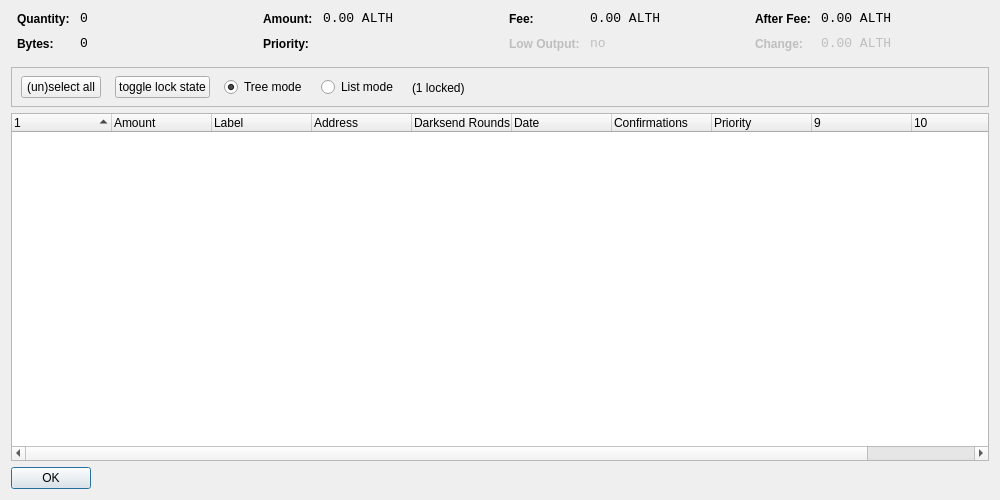
<?xml version="1.0" encoding="UTF-8"?>
<ui version="4.0">
 <class>CoinControlDialog</class>
 <widget class="QDialog" name="CoinControlDialog">
  <property name="geometry">
   <rect>
    <x>0</x>
    <y>0</y>
    <width>1000</width>
    <height>500</height>
   </rect>
  </property>
  <property name="windowTitle">
   <string>Coin Control</string>
  </property>
  <layout class="QVBoxLayout" name="verticalLayout">
   <item>
    <layout class="QHBoxLayout" name="horizontalLayoutTop" stretch="0,0,0,0">
     <property name="topMargin">
      <number>0</number>
     </property>
     <property name="bottomMargin">
      <number>10</number>
     </property>
     <item>
      <layout class="QFormLayout" name="formLayoutCoinControl1">
       <property name="horizontalSpacing">
        <number>10</number>
       </property>
       <property name="verticalSpacing">
        <number>10</number>
       </property>
       <property name="leftMargin">
        <number>6</number>
       </property>
       <property name="rightMargin">
        <number>6</number>
       </property>
       <item row="0" column="0">
        <widget class="QLabel" name="labelCoinControlQuantityText">
         <property name="styleSheet">
          <string notr="true">font-weight:bold;</string>
         </property>
         <property name="text">
          <string>Quantity:</string>
         </property>
        </widget>
       </item>
       <item row="0" column="1">
        <widget class="QLabel" name="labelCoinControlQuantity">
         <property name="font">
          <font>
           <family>Monospace</family>
           <pointsize>10</pointsize>
          </font>
         </property>
         <property name="cursor">
          <cursorShape>IBeamCursor</cursorShape>
         </property>
         <property name="contextMenuPolicy">
          <enum>Qt::ActionsContextMenu</enum>
         </property>
         <property name="text">
          <string notr="true">0</string>
         </property>
         <property name="textInteractionFlags">
          <set>Qt::LinksAccessibleByMouse|Qt::TextSelectableByKeyboard|Qt::TextSelectableByMouse</set>
         </property>
        </widget>
       </item>
       <item row="1" column="0">
        <widget class="QLabel" name="labelCoinControlBytesText">
         <property name="styleSheet">
          <string notr="true">font-weight:bold;</string>
         </property>
         <property name="text">
          <string>Bytes:</string>
         </property>
        </widget>
       </item>
       <item row="1" column="1">
        <widget class="QLabel" name="labelCoinControlBytes">
         <property name="font">
          <font>
           <family>Monospace</family>
           <pointsize>10</pointsize>
          </font>
         </property>
         <property name="cursor">
          <cursorShape>IBeamCursor</cursorShape>
         </property>
         <property name="contextMenuPolicy">
          <enum>Qt::ActionsContextMenu</enum>
         </property>
         <property name="text">
          <string notr="true">0</string>
         </property>
         <property name="textInteractionFlags">
          <set>Qt::LinksAccessibleByMouse|Qt::TextSelectableByKeyboard|Qt::TextSelectableByMouse</set>
         </property>
        </widget>
       </item>
      </layout>
     </item>
     <item>
      <layout class="QFormLayout" name="formLayoutCoinControl2">
       <property name="horizontalSpacing">
        <number>10</number>
       </property>
       <property name="verticalSpacing">
        <number>10</number>
       </property>
       <property name="leftMargin">
        <number>6</number>
       </property>
       <property name="rightMargin">
        <number>6</number>
       </property>
       <item row="0" column="0">
        <widget class="QLabel" name="labelCoinControlAmountText">
         <property name="styleSheet">
          <string notr="true">font-weight:bold;</string>
         </property>
         <property name="text">
          <string>Amount:</string>
         </property>
        </widget>
       </item>
       <item row="0" column="1">
        <widget class="QLabel" name="labelCoinControlAmount">
         <property name="font">
          <font>
           <family>Monospace</family>
           <pointsize>10</pointsize>
          </font>
         </property>
         <property name="cursor">
          <cursorShape>IBeamCursor</cursorShape>
         </property>
         <property name="contextMenuPolicy">
          <enum>Qt::ActionsContextMenu</enum>
         </property>
         <property name="text">
          <string notr="true">0.00 ALTH</string>
         </property>
         <property name="textInteractionFlags">
          <set>Qt::LinksAccessibleByMouse|Qt::TextSelectableByKeyboard|Qt::TextSelectableByMouse</set>
         </property>
        </widget>
       </item>
       <item row="1" column="0">
        <widget class="QLabel" name="labelCoinControlPriorityText">
         <property name="styleSheet">
          <string notr="true">font-weight:bold;</string>
         </property>
         <property name="text">
          <string>Priority:</string>
         </property>
        </widget>
       </item>
       <item row="1" column="1">
        <widget class="QLabel" name="labelCoinControlPriority">
         <property name="font">
          <font>
           <family>Monospace</family>
           <pointsize>10</pointsize>
          </font>
         </property>
         <property name="cursor">
          <cursorShape>IBeamCursor</cursorShape>
         </property>
         <property name="contextMenuPolicy">
          <enum>Qt::ActionsContextMenu</enum>
         </property>
         <property name="text">
          <string/>
         </property>
         <property name="textInteractionFlags">
          <set>Qt::LinksAccessibleByMouse|Qt::TextSelectableByKeyboard|Qt::TextSelectableByMouse</set>
         </property>
        </widget>
       </item>
      </layout>
     </item>
     <item>
      <layout class="QFormLayout" name="formLayoutCoinControl3">
       <property name="horizontalSpacing">
        <number>10</number>
       </property>
       <property name="verticalSpacing">
        <number>10</number>
       </property>
       <property name="leftMargin">
        <number>6</number>
       </property>
       <property name="rightMargin">
        <number>6</number>
       </property>
       <item row="0" column="0">
        <widget class="QLabel" name="labelCoinControlFeeText">
         <property name="styleSheet">
          <string notr="true">font-weight:bold;</string>
         </property>
         <property name="text">
          <string>Fee:</string>
         </property>
        </widget>
       </item>
       <item row="0" column="1">
        <widget class="QLabel" name="labelCoinControlFee">
         <property name="font">
          <font>
           <family>Monospace</family>
           <pointsize>10</pointsize>
          </font>
         </property>
         <property name="cursor">
          <cursorShape>IBeamCursor</cursorShape>
         </property>
         <property name="contextMenuPolicy">
          <enum>Qt::ActionsContextMenu</enum>
         </property>
         <property name="text">
          <string notr="true">0.00 ALTH</string>
         </property>
         <property name="textInteractionFlags">
          <set>Qt::LinksAccessibleByMouse|Qt::TextSelectableByKeyboard|Qt::TextSelectableByMouse</set>
         </property>
        </widget>
       </item>
       <item row="1" column="0">
        <widget class="QLabel" name="labelCoinControlLowOutputText">
         <property name="enabled">
          <bool>false</bool>
         </property>
         <property name="styleSheet">
          <string notr="true">font-weight:bold;</string>
         </property>
         <property name="text">
          <string>Low Output:</string>
         </property>
        </widget>
       </item>
       <item row="1" column="1">
        <widget class="QLabel" name="labelCoinControlLowOutput">
         <property name="enabled">
          <bool>false</bool>
         </property>
         <property name="font">
          <font>
           <family>Monospace</family>
           <pointsize>10</pointsize>
          </font>
         </property>
         <property name="cursor">
          <cursorShape>IBeamCursor</cursorShape>
         </property>
         <property name="contextMenuPolicy">
          <enum>Qt::ActionsContextMenu</enum>
         </property>
         <property name="text">
          <string notr="true">no</string>
         </property>
         <property name="textInteractionFlags">
          <set>Qt::LinksAccessibleByMouse|Qt::TextSelectableByKeyboard|Qt::TextSelectableByMouse</set>
         </property>
        </widget>
       </item>
      </layout>
     </item>
     <item>
      <layout class="QFormLayout" name="formLayoutCoinControl4">
       <property name="horizontalSpacing">
        <number>10</number>
       </property>
       <property name="verticalSpacing">
        <number>10</number>
       </property>
       <property name="leftMargin">
        <number>6</number>
       </property>
       <property name="rightMargin">
        <number>6</number>
       </property>
       <item row="0" column="0">
        <widget class="QLabel" name="labelCoinControlAfterFeeText">
         <property name="styleSheet">
          <string notr="true">font-weight:bold;</string>
         </property>
         <property name="text">
          <string>After Fee:</string>
         </property>
        </widget>
       </item>
       <item row="0" column="1">
        <widget class="QLabel" name="labelCoinControlAfterFee">
         <property name="font">
          <font>
           <family>Monospace</family>
           <pointsize>10</pointsize>
          </font>
         </property>
         <property name="cursor">
          <cursorShape>IBeamCursor</cursorShape>
         </property>
         <property name="contextMenuPolicy">
          <enum>Qt::ActionsContextMenu</enum>
         </property>
         <property name="text">
          <string notr="true">0.00 ALTH</string>
         </property>
         <property name="textInteractionFlags">
          <set>Qt::LinksAccessibleByMouse|Qt::TextSelectableByKeyboard|Qt::TextSelectableByMouse</set>
         </property>
        </widget>
       </item>
       <item row="1" column="0">
        <widget class="QLabel" name="labelCoinControlChangeText">
         <property name="enabled">
          <bool>false</bool>
         </property>
         <property name="styleSheet">
          <string notr="true">font-weight:bold;</string>
         </property>
         <property name="text">
          <string>Change:</string>
         </property>
        </widget>
       </item>
       <item row="1" column="1">
        <widget class="QLabel" name="labelCoinControlChange">
         <property name="enabled">
          <bool>false</bool>
         </property>
         <property name="font">
          <font>
           <family>Monospace</family>
           <pointsize>10</pointsize>
          </font>
         </property>
         <property name="cursor">
          <cursorShape>IBeamCursor</cursorShape>
         </property>
         <property name="contextMenuPolicy">
          <enum>Qt::ActionsContextMenu</enum>
         </property>
         <property name="text">
          <string notr="true">0.00 ALTH</string>
         </property>
         <property name="textInteractionFlags">
          <set>Qt::LinksAccessibleByMouse|Qt::TextSelectableByKeyboard|Qt::TextSelectableByMouse</set>
         </property>
        </widget>
       </item>
      </layout>
     </item>
    </layout>
   </item>
   <item>
    <widget class="QFrame" name="frame">
     <property name="minimumSize">
      <size>
       <width>0</width>
       <height>40</height>
      </size>
     </property>
     <property name="frameShape">
      <enum>QFrame::StyledPanel</enum>
     </property>
     <property name="frameShadow">
      <enum>QFrame::Sunken</enum>
     </property>
     <widget class="QWidget" name="horizontalLayoutWidget">
      <property name="geometry">
       <rect>
        <x>10</x>
        <y>0</y>
        <width>781</width>
        <height>41</height>
       </rect>
      </property>
      <layout class="QHBoxLayout" name="horizontalLayoutPanel" stretch="0,0,0,0,0">
       <property name="spacing">
        <number>14</number>
       </property>
       <item>
        <widget class="QPushButton" name="pushButtonSelectAll">
         <property name="sizePolicy">
          <sizepolicy hsizetype="Maximum" vsizetype="Fixed">
           <horstretch>0</horstretch>
           <verstretch>0</verstretch>
          </sizepolicy>
         </property>
         <property name="text">
          <string>(un)select all</string>
         </property>
        </widget>
       </item>
        <item>
         <widget class="QPushButton" name="pushButtonToggleLock">
          <property name="sizePolicy">
           <sizepolicy hsizetype="Maximum" vsizetype="Fixed">
            <horstretch>0</horstretch>
            <verstretch>0</verstretch>
           </sizepolicy>
          </property>
          <property name="text">
           <string>toggle lock state</string>
          </property>
          <property name="autoDefault">
           <bool>false</bool>
          </property>
         </widget>
        </item>
       <item>
        <widget class="QRadioButton" name="radioTreeMode">
         <property name="sizePolicy">
          <sizepolicy hsizetype="Maximum" vsizetype="Fixed">
           <horstretch>0</horstretch>
           <verstretch>0</verstretch>
          </sizepolicy>
         </property>
         <property name="text">
          <string>Tree mode</string>
         </property>
         <property name="checked">
          <bool>true</bool>
         </property>
        </widget>
       </item>
       <item>
        <widget class="QRadioButton" name="radioListMode">
         <property name="sizePolicy">
          <sizepolicy hsizetype="Maximum" vsizetype="Fixed">
           <horstretch>0</horstretch>
           <verstretch>0</verstretch>
          </sizepolicy>
         </property>
         <property name="text">
          <string>List mode</string>
         </property>
        </widget>
       </item>
        <item>
         <widget class="QLabel" name="labelLocked">
          <property name="text">
           <string>(1 locked)</string>
          </property>
         </widget>
        </item>
       <item>
        <spacer name="horizontalSpacer">
         <property name="orientation">
          <enum>Qt::Horizontal</enum>
         </property>
         <property name="sizeHint" stdset="0">
          <size>
           <width>40</width>
           <height>20</height>
          </size>
         </property>
        </spacer>
       </item>
      </layout>
     </widget>
    </widget>
   </item>
   <item>
    <widget class="CoinControlTreeWidget" name="treeWidget">
     <property name="contextMenuPolicy">
      <enum>Qt::CustomContextMenu</enum>
     </property>
     <property name="sortingEnabled">
      <bool>false</bool>
     </property>
     <property name="columnCount">
      <number>11</number>
     </property>
     <attribute name="headerShowSortIndicator" stdset="0">
      <bool>true</bool>
     </attribute>
     <attribute name="headerStretchLastSection">
      <bool>false</bool>
     </attribute>
     <column>
      <property name="text">
       <string/>
      </property>
     </column>
     <column>
      <property name="text">
       <string>Amount</string>
      </property>
     </column>
     <column>
      <property name="text">
       <string>Label</string>
      </property>
     </column>
     <column>
      <property name="text">
       <string>Address</string>
      </property>
     </column>
     <column>
      <property name="text">
       <string>Darksend Rounds</string>
      </property>
    </column>
     <column>
      <property name="text">
       <string>Date</string>
      </property>
     </column>
     <column>
      <property name="text">
       <string>Confirmations</string>
      </property>
      <property name="toolTip">
       <string>Confirmed</string>
      </property>
     </column>
     <column>
      <property name="text">
       <string>Priority</string>
      </property>
     </column>
     <column>
      <property name="text">
       <string/>
      </property>
     </column>
     <column>
      <property name="text">
       <string/>
      </property>
     </column>
     <column>
      <property name="text">
       <string/>
      </property>
     </column>
     <column>
      <property name="text">
       <string/>
      </property>
     </column>
    </widget>
   </item>
   <item>
    <widget class="QDialogButtonBox" name="buttonBox">
     <property name="sizePolicy">
      <sizepolicy hsizetype="Maximum" vsizetype="Fixed">
       <horstretch>0</horstretch>
       <verstretch>0</verstretch>
      </sizepolicy>
     </property>
     <property name="orientation">
      <enum>Qt::Horizontal</enum>
     </property>
     <property name="standardButtons">
      <set>QDialogButtonBox::Ok</set>
     </property>
    </widget>
   </item>
  </layout>
 </widget>
 <customwidgets>
  <customwidget>
   <class>CoinControlTreeWidget</class>
   <extends>QTreeWidget</extends>
   <header>coincontroltreewidget.h</header>
  </customwidget>
 </customwidgets>
 <resources/>
 <connections/>
</ui>
